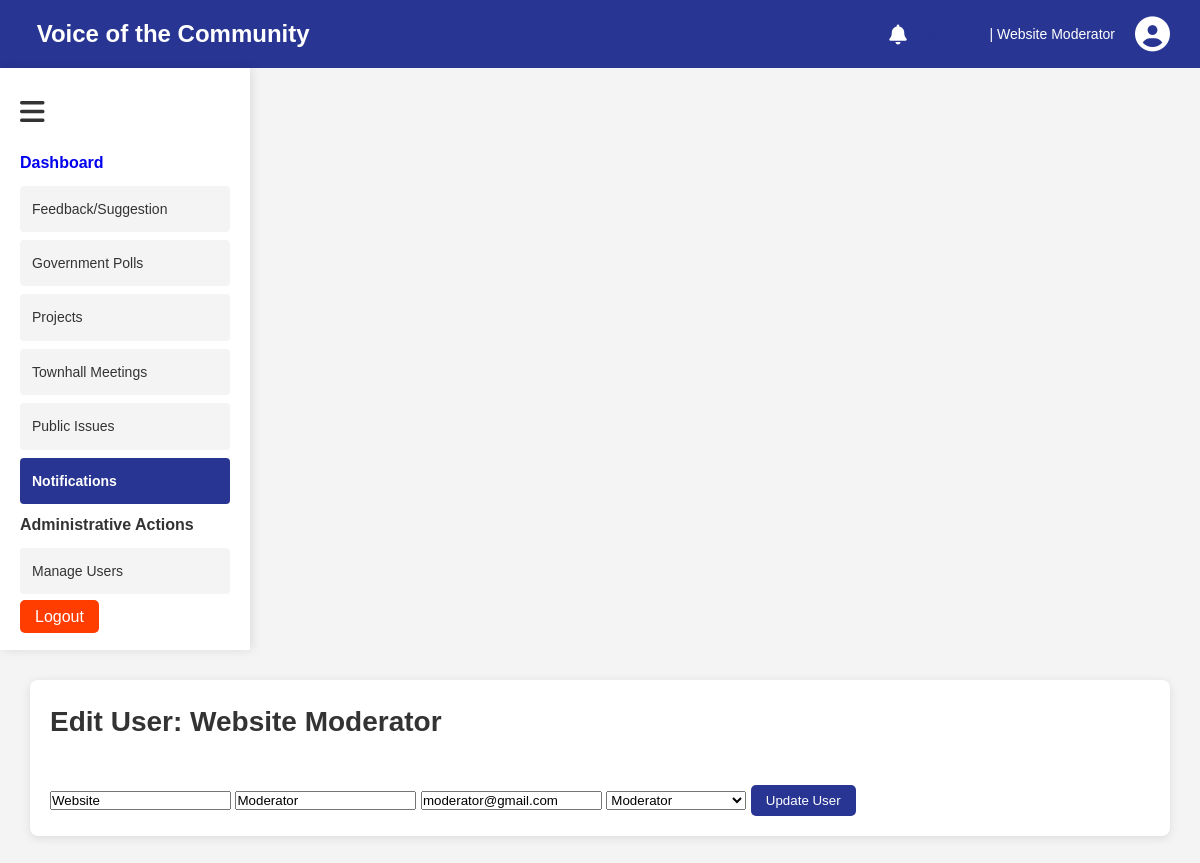
Screenshot of /edit_user.php?user_id=1 (signed in) with the database file from the repository.
### tables this page shows
CREATE TABLE `users` (
  `user_id` int(11) NOT NULL,
  `first_name` varchar(50) NOT NULL,
  `last_name` varchar(50) NOT NULL,
  `email` varchar(100) NOT NULL,
  `password_hash` varchar(255) NOT NULL,
  `role` enum('citizen','official','moderator') DEFAULT 'citizen',
  `registration_date` timestamp NOT NULL DEFAULT current_timestamp()
);

### edit_user.php (the view, shortened to what this page needs)
<?php
require 'db.php';
$user_id = $_GET['user_id'];
$stmt = $pdo->prepare("SELECT * FROM users WHERE user_id = ?");
$stmt->execute([$user_id]);
$user = $stmt->fetch(PDO::FETCH_ASSOC);
?>
<!DOCTYPE html>
<html lang="en">
<head>
    <link rel="stylesheet" href="../assets/css/theme.css">
    <link rel="stylesheet" href="../assets/fontawesome-free-6.6.0-web/css/fontawesome.css">
    <link rel="stylesheet" href="../assets/fontawesome-free-6.6.0-web/css/regular.css">
    <link rel="stylesheet" href="../assets/fontawesome-free-6.6.0-web/css/solid.css">
    <link rel="stylesheet" href="../assets/fontawesome-free-6.6.0-web/css/brands.css">
    <link rel="stylesheet" href="../assets/fontawesome-free-6.6.0-web/css/svg-with-js.css">
</head>
<body>
    <div class="main-container">
        <?php include 'user.php';?>
        <div class="display-section">
            <?php include 'side_panel.php';?>
            <div class="main-panel">
                <div class="panel-section">
                    <h1>Edit User: <?php echo htmlspecialchars($user['first_name'] . ' ' . $user['last_name']); ?></h1>
                    <br>
                    <form action="edit_user.php?user_id=<?php echo $user_id; ?>" method="post">
                        <input type="text" name="first_name" value="<?php echo htmlspecialchars($user['first_name']); ?>" required>
                        <input type="text" name="last_name" value="<?php echo htmlspecialchars($user['last_name']); ?>" required>
                        <input type="email" name="email" value="<?php echo htmlspecialchars($user['email']); ?>" required>
                        <select name="role" required>
                            <option value="moderator" <?php if ($user['role'] == 'moderator') echo 'selected'; ?>>Moderator</option>
                        </select>
                        <button type="submit" class="btn-submit short">Update User</button>
                    </form>
                </div>
            </div>
        </div>
    </div>
</body>
</html>

### theme.css (style rules this page uses)
* { margin: 0; padding: 0; box-sizing: border-box; font-family: 'Arial', sans-serif; }
body { background-color: #f4f4f4; color: #333; line-height: 1.6; }
h1, h2, h3, h4 { color: #333; }
.main-container { display: flex; height: 100vh; flex-direction: column; }
.btn-submit { background-color: #283593; color: white; border: none; padding: 8px 15px; border-radius: 5px; cursor: pointer; transition: background-color 0.3s ease; }
.main-panel { flex: 1; padding: 30px; }
.panel-section { background-color: white; padding: 20px; border-radius: 8px; box-shadow: 0px 2px 10px rgba(0, 0, 0, 0.1); margin-bottom: 20px; }
.panel-section h1 { font-size: 28px; margin-bottom: 15px; }

### rows the page displays
users: first_name+last_name "Website Moderator", first_name "Website", last_name "Moderator", email "moderator@gmail.com", role "Moderator"
